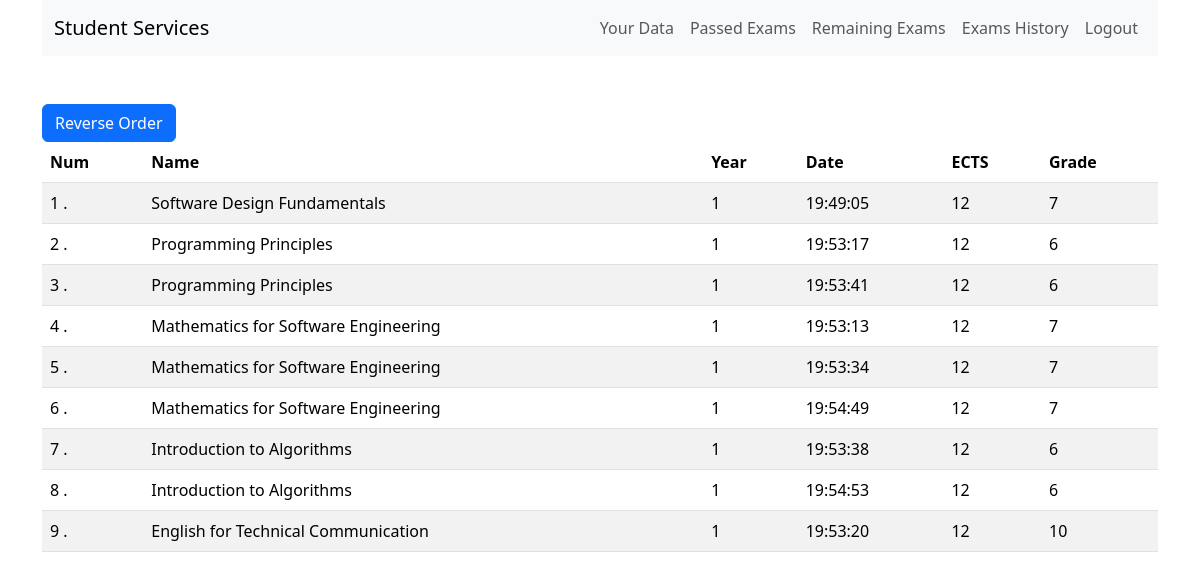
Page /history.php (signed in) on the committed database.
### tables this page shows
CREATE TABLE `history` (
  `history_id` int(11) NOT NULL,
  `student_id` int(11) NOT NULL,
  `exam_id` int(11) NOT NULL,
  `date` time NOT NULL DEFAULT current_timestamp()
);

CREATE TABLE `exams` (
  `exam_id` int(11) NOT NULL,
  `programs_id` int(11) NOT NULL,
  `name` varchar(255) NOT NULL,
  `ECTS` int(11) NOT NULL,
  `year` int(11) NOT NULL,
  `profesor` varchar(255) NOT NULL
);

CREATE TABLE `passed_exams` (
  `passed_exam_id` int(11) NOT NULL,
  `student_id` int(11) NOT NULL,
  `exam_id` int(11) NOT NULL,
  `ECTS` int(11) NOT NULL,
  `year` int(11) NOT NULL,
  `grade` int(11) NOT NULL,
  `try_attempts` int(11) NOT NULL,
  `pass` int(11) NOT NULL
);

### app/classes/Student.php (called while the page is built, shortened)
<?php
class Student{
    protected $conn;
    public function __construct(){
        global $conn;
        $this->conn = $conn;
    }
    public function is_logged(){
        if(isset($_SESSION['student_id'])){
            return true;
        }
        return false;
    }
    public function is_admin(){
        $query = "SELECT * FROM students WHERE student_id = ? AND is_admin = 1";
        $stmt = $this->conn->prepare($query);
        $stmt->bind_param("i",$_SESSION['student_id']);
        $stmt->execute();
        $result = $stmt->get_result();
        return false;
    }
}

### app/classes/History.php (called while the page is built, shortened)
<?php
class History{
    protected $conn;
    public function __construct(){
        global $conn;
        $this->conn = $conn;
    }
    public function get_history($student_id){
        $sql = "SELECT
                exams.name,
                passed_exams.year,
                history.date,
                passed_exams.ECTS,
                passed_exams.grade
                FROM history
                INNER JOIN exams ON exams.exam_id = history.exam_id
                INNER JOIN passed_exams ON passed_exams.student_id = history.student_id
                AND passed_exams.exam_id = history.exam_id
                WHERE history.student_id = ?";
        $stmt = $this -> conn->prepare($sql);
        $stmt -> bind_param('i',$student_id);
        $stmt -> execute();
        $result = $stmt->get_result();
        return $result->fetch_all(MYSQLI_ASSOC);
    }
}

### history.php (the view, shortened to what this page needs)
<?php
require_once 'inc/header.php';
require_once 'app/classes/History.php';
$history = new History();
$student_id = $_SESSION['student_id'];
$history_info = $history -> get_history($student_id);
$reverseFlag = isset($_GET['reverse']) && $_GET['reverse'] === 'true';
?>
<a href="?reverse=<?= $reverseFlag ? 'false' : 'true'; ?>" class="btn btn-primary">
    <?= $reverseFlag ? 'Normal Order' : 'Reverse Order'; ?>
</a>
<table class="table table-striped">
    <thead>
        <tr>
            <th scope="col">Num</th>
            <th scope="col">Name</th>
            <th scope="col">Year</th>
            <th scope="col">Date</th>
            <th scope="col">ECTS</th>
            <th scope="col">Grade</th>
        </tr>
    </thead>
    <tbody>
        <?php
        $num = 1;
        $history_info = $reverseFlag ? array_reverse($history_info) : $history_info;
        foreach($history_info as $his):?>
            <tr>
                <td><?= $num; $num = $num + 1;?> .</td>
                <td><?= htmlspecialchars($his['name']);?></td>
                <td><?= htmlspecialchars($his['year']);?></td>
                <td><?= htmlspecialchars($his['date']);?></td>
                <td><?= htmlspecialchars($his['ECTS']);?></td>
                <td><?= htmlspecialchars($his['grade'] === 0 ? 'ND' : $his['grade']); ?></td>
            </tr>
        <?php endforeach;?>
    </tbody>
</table>
<?php
require_once 'inc/footer.php';
?>

### inc/header.php (shortened to what this page needs)
<?php
require_once "app/config/config.php";
require_once "app/classes/Student.php";
$student = new Student();
?>
<!DOCTYPE html>
<html lang="en">
<head>
    <link href="https://cdn.jsdelivr.net/npm/bootstrap@5.3.1/dist/css/bootstrap.min.css" rel="stylesheet">
    <link rel="stylesheet" href="https://unpkg.com/dropzone@5/dist/min/dropzone.min.css" type="text/css" />
</head>
<body>
<div class="container">
    <nav class="navbar navbar-expand-lg navbar-light bg-light mb-5">
        <div class="container">
            <a href="#" class="navbar-brand">Student Services</a>
            <div class="collapse navbar-collapse justify-content-end" id = "navbarNav">
                <ul class="navbar-nav ml-auto">
                    <?php if(!$student->is_logged()):?>
                        <li class="nav-item">
                            <a href="register.php" class="nav-link">Register</a>
                        </li>
                        <li class="nav-item">
                            <a href="index.php" class="nav-link">Login</a>
                        </li>
                    <?php elseif($student->is_logged() && !$student->is_admin()) : ?>
                        <li class="nav-item">
                            <a href="data.php" class="nav-link">Your Data</a>
                        </li>
                        <li class="nav-item">
                            <a href="passed_exams.php" class="nav-link">Passed Exams</a>
                        </li>
                        <li class="nav-item">
                            <a href="remaining_exams.php" class="nav-link">Remaining Exams</a>
                        </li>
                        <li class="nav-item">
                            <a href="history.php" class="nav-link">Exams History</a>
                        </li>
                        <li class="nav-item">
                            <a href="logout.php" class="nav-link">Logout</a>
                        </li>
                    <?php endif; ?>
                </ul>
            </div>
        </div>
    </nav>

### inc/footer.php (shortened to what this page needs)
</div>
</body>
</html>

### rows in the picture
history: exam.name "Software Design Fundamentals", passed_exams.year "1", date "19:49:05", passed_exams.ECTS "12", passed_exams.grade "7"
history: exam.name "Programming Principles", passed_exams.year "1", date "19:53:17", passed_exams.ECTS "12", passed_exams.grade "6"
history: exam.name "Programming Principles", passed_exams.year "1", date "19:53:41", passed_exams.ECTS "12", passed_exams.grade "6"
history: exam.name "Mathematics for Software Engineering", passed_exams.year "1", date "19:53:13", passed_exams.ECTS "12", passed_exams.grade "7"
history: exam.name "Mathematics for Software Engineering", passed_exams.year "1", date "19:53:34", passed_exams.ECTS "12", passed_exams.grade "7"
history: exam.name "Mathematics for Software Engineering", passed_exams.year "1", date "19:54:49", passed_exams.ECTS "12", passed_exams.grade "7"
history: exam.name "Introduction to Algorithms", passed_exams.year "1", date "19:53:38", passed_exams.ECTS "12", passed_exams.grade "6"
history: exam.name "Introduction to Algorithms", passed_exams.year "1", date "19:54:53", passed_exams.ECTS "12", passed_exams.grade "6"
history: exam.name "English for Technical Communication", passed_exams.year "1", date "19:53:20", passed_exams.ECTS "12", passed_exams.grade "10"
